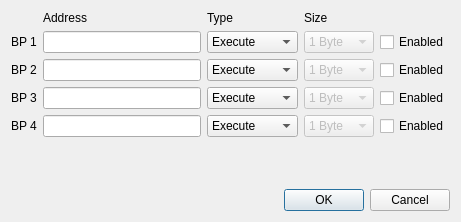
<?xml version="1.0" encoding="UTF-8"?>
<ui version="4.0">
 <author>Evan Teran</author>
 <class>HardwareBreakpointsPlugin::DialogHwBreakpoints</class>
 <widget class="QDialog" name="HardwareBreakpointsPlugin::DialogHwBreakpoints">
  <property name="geometry">
   <rect>
    <x>0</x>
    <y>0</y>
    <width>461</width>
    <height>222</height>
   </rect>
  </property>
  <property name="windowTitle">
   <string>Hardware Breakpoints</string>
  </property>
  <layout class="QGridLayout">
   <item row="0" column="1">
    <widget class="QLabel" name="label_2">
     <property name="text">
      <string>Address</string>
     </property>
    </widget>
   </item>
   <item row="0" column="2">
    <widget class="QLabel" name="label_4">
     <property name="text">
      <string>Type</string>
     </property>
    </widget>
   </item>
   <item row="0" column="3">
    <widget class="QLabel" name="label_3">
     <property name="text">
      <string>Size</string>
     </property>
    </widget>
   </item>
   <item row="1" column="0">
    <widget class="QLabel" name="label">
     <property name="text">
      <string>BP 1</string>
     </property>
    </widget>
   </item>
   <item row="1" column="1">
    <widget class="QLineEdit" name="txtBP1">
     <property name="font">
      <font>
       <family>Monospace</family>
      </font>
     </property>
    </widget>
   </item>
   <item row="1" column="2">
    <widget class="QComboBox" name="cmbType1">
     <item>
      <property name="text">
       <string>Execute</string>
      </property>
     </item>
     <item>
      <property name="text">
       <string>Write</string>
      </property>
     </item>
     <item>
      <property name="text">
       <string>Read/Write</string>
      </property>
     </item>
    </widget>
   </item>
   <item row="1" column="3">
    <widget class="QComboBox" name="cmbSize1">
     <property name="enabled">
      <bool>false</bool>
     </property>
     <item>
      <property name="text">
       <string>1 Byte</string>
      </property>
     </item>
     <item>
      <property name="text">
       <string>2 Bytes</string>
      </property>
     </item>
     <item>
      <property name="text">
       <string>4 Bytes</string>
      </property>
     </item>
     <item>
      <property name="text">
       <string>8 Bytes</string>
      </property>
     </item>
    </widget>
   </item>
   <item row="1" column="4">
    <widget class="QCheckBox" name="chkBP1">
     <property name="text">
      <string>Enabled</string>
     </property>
    </widget>
   </item>
   <item row="2" column="0">
    <widget class="QLabel" name="label_5">
     <property name="text">
      <string>BP 2</string>
     </property>
    </widget>
   </item>
   <item row="2" column="1">
    <widget class="QLineEdit" name="txtBP2">
     <property name="font">
      <font>
       <family>Monospace</family>
      </font>
     </property>
    </widget>
   </item>
   <item row="2" column="2">
    <widget class="QComboBox" name="cmbType2">
     <item>
      <property name="text">
       <string>Execute</string>
      </property>
     </item>
     <item>
      <property name="text">
       <string>Write</string>
      </property>
     </item>
     <item>
      <property name="text">
       <string>Read/Write</string>
      </property>
     </item>
    </widget>
   </item>
   <item row="2" column="3">
    <widget class="QComboBox" name="cmbSize2">
     <property name="enabled">
      <bool>false</bool>
     </property>
     <item>
      <property name="text">
       <string>1 Byte</string>
      </property>
     </item>
     <item>
      <property name="text">
       <string>2 Bytes</string>
      </property>
     </item>
     <item>
      <property name="text">
       <string>4 Bytes</string>
      </property>
     </item>
     <item>
      <property name="text">
       <string>8 Bytes</string>
      </property>
     </item>
    </widget>
   </item>
   <item row="2" column="4">
    <widget class="QCheckBox" name="chkBP2">
     <property name="text">
      <string>Enabled</string>
     </property>
    </widget>
   </item>
   <item row="3" column="0">
    <widget class="QLabel" name="label_6">
     <property name="text">
      <string>BP 3</string>
     </property>
    </widget>
   </item>
   <item row="3" column="1">
    <widget class="QLineEdit" name="txtBP3">
     <property name="font">
      <font>
       <family>Monospace</family>
      </font>
     </property>
    </widget>
   </item>
   <item row="3" column="2">
    <widget class="QComboBox" name="cmbType3">
     <item>
      <property name="text">
       <string>Execute</string>
      </property>
     </item>
     <item>
      <property name="text">
       <string>Write</string>
      </property>
     </item>
     <item>
      <property name="text">
       <string>Read/Write</string>
      </property>
     </item>
    </widget>
   </item>
   <item row="3" column="3">
    <widget class="QComboBox" name="cmbSize3">
     <property name="enabled">
      <bool>false</bool>
     </property>
     <item>
      <property name="text">
       <string>1 Byte</string>
      </property>
     </item>
     <item>
      <property name="text">
       <string>2 Bytes</string>
      </property>
     </item>
     <item>
      <property name="text">
       <string>4 Bytes</string>
      </property>
     </item>
     <item>
      <property name="text">
       <string>8 Bytes</string>
      </property>
     </item>
    </widget>
   </item>
   <item row="3" column="4">
    <widget class="QCheckBox" name="chkBP3">
     <property name="text">
      <string>Enabled</string>
     </property>
    </widget>
   </item>
   <item row="4" column="0">
    <widget class="QLabel" name="label_7">
     <property name="text">
      <string>BP 4</string>
     </property>
    </widget>
   </item>
   <item row="4" column="1">
    <widget class="QLineEdit" name="txtBP4">
     <property name="font">
      <font>
       <family>Monospace</family>
      </font>
     </property>
    </widget>
   </item>
   <item row="4" column="2">
    <widget class="QComboBox" name="cmbType4">
     <item>
      <property name="text">
       <string>Execute</string>
      </property>
     </item>
     <item>
      <property name="text">
       <string>Write</string>
      </property>
     </item>
     <item>
      <property name="text">
       <string>Read/Write</string>
      </property>
     </item>
    </widget>
   </item>
   <item row="4" column="3">
    <widget class="QComboBox" name="cmbSize4">
     <property name="enabled">
      <bool>false</bool>
     </property>
     <item>
      <property name="text">
       <string>1 Byte</string>
      </property>
     </item>
     <item>
      <property name="text">
       <string>2 Bytes</string>
      </property>
     </item>
     <item>
      <property name="text">
       <string>4 Bytes</string>
      </property>
     </item>
     <item>
      <property name="text">
       <string>8 Bytes</string>
      </property>
     </item>
    </widget>
   </item>
   <item row="4" column="4">
    <widget class="QCheckBox" name="chkBP4">
     <property name="text">
      <string>Enabled</string>
     </property>
    </widget>
   </item>
   <item row="5" column="1">
    <spacer>
     <property name="orientation">
      <enum>Qt::Vertical</enum>
     </property>
     <property name="sizeHint" stdset="0">
      <size>
       <width>20</width>
       <height>40</height>
      </size>
     </property>
    </spacer>
   </item>
   <item row="6" column="0" colspan="5">
    <widget class="QDialogButtonBox" name="buttonBox">
     <property name="orientation">
      <enum>Qt::Horizontal</enum>
     </property>
     <property name="standardButtons">
      <set>QDialogButtonBox::Cancel|QDialogButtonBox::Ok</set>
     </property>
    </widget>
   </item>
  </layout>
 </widget>
 <resources/>
 <connections>
  <connection>
   <sender>buttonBox</sender>
   <signal>accepted()</signal>
   <receiver>HardwareBreakpointsPlugin::DialogHwBreakpoints</receiver>
   <slot>accept()</slot>
   <hints>
    <hint type="sourcelabel">
     <x>262</x>
     <y>199</y>
    </hint>
    <hint type="destinationlabel">
     <x>89</x>
     <y>191</y>
    </hint>
   </hints>
  </connection>
  <connection>
   <sender>buttonBox</sender>
   <signal>rejected()</signal>
   <receiver>HardwareBreakpointsPlugin::DialogHwBreakpoints</receiver>
   <slot>reject()</slot>
   <hints>
    <hint type="sourcelabel">
     <x>401</x>
     <y>201</y>
    </hint>
    <hint type="destinationlabel">
     <x>18</x>
     <y>189</y>
    </hint>
   </hints>
  </connection>
 </connections>
</ui>
